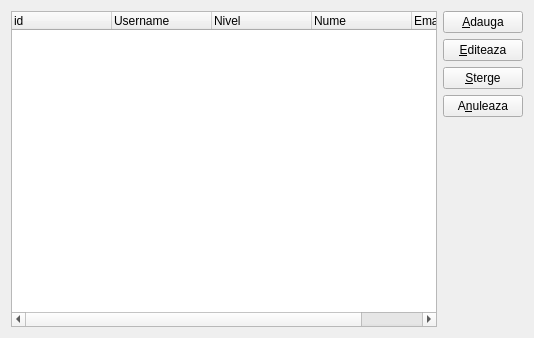
<?xml version="1.0" encoding="UTF-8"?>
<ui version="4.0">
 <class>Users</class>
 <widget class="QDialog" name="Users">
  <property name="geometry">
   <rect>
    <x>0</x>
    <y>0</y>
    <width>534</width>
    <height>338</height>
   </rect>
  </property>
  <property name="windowTitle">
   <string>Useri</string>
  </property>
  <property name="windowIcon">
   <iconset resource="../resources.qrc">
    <normaloff>:/user</normaloff>:/user</iconset>
  </property>
  <layout class="QHBoxLayout" name="horizontalLayout">
   <item>
    <widget class="QTreeWidget" name="usersWidget">
     <property name="enabled">
      <bool>true</bool>
     </property>
     <column>
      <property name="text">
       <string>id</string>
      </property>
     </column>
     <column>
      <property name="text">
       <string>Username</string>
      </property>
     </column>
     <column>
      <property name="text">
       <string>Nivel</string>
      </property>
     </column>
     <column>
      <property name="text">
       <string>Nume</string>
      </property>
     </column>
     <column>
      <property name="text">
       <string>Email</string>
      </property>
     </column>
    </widget>
   </item>
   <item>
    <layout class="QVBoxLayout" name="verticalLayout">
     <item>
      <widget class="QPushButton" name="addButton">
       <property name="focusPolicy">
        <enum>Qt::NoFocus</enum>
       </property>
       <property name="text">
        <string>&amp;Adauga</string>
       </property>
       <property name="icon">
        <iconset resource="../resources.qrc">
         <normaloff>:/user</normaloff>:/user</iconset>
       </property>
      </widget>
     </item>
     <item>
      <widget class="QPushButton" name="editButton">
       <property name="focusPolicy">
        <enum>Qt::NoFocus</enum>
       </property>
       <property name="text">
        <string>&amp;Editeaza</string>
       </property>
       <property name="icon">
        <iconset resource="../resources.qrc">
         <normaloff>:/edit</normaloff>:/edit</iconset>
       </property>
      </widget>
     </item>
     <item>
      <widget class="QPushButton" name="deleteButton">
       <property name="focusPolicy">
        <enum>Qt::NoFocus</enum>
       </property>
       <property name="text">
        <string>&amp;Sterge</string>
       </property>
       <property name="icon">
        <iconset resource="../resources.qrc">
         <normaloff>:/quit</normaloff>:/quit</iconset>
       </property>
      </widget>
     </item>
     <item>
      <widget class="QPushButton" name="cancelButton">
       <property name="focusPolicy">
        <enum>Qt::NoFocus</enum>
       </property>
       <property name="text">
        <string>A&amp;nuleaza</string>
       </property>
       <property name="icon">
        <iconset resource="../resources.qrc">
         <normaloff>:/cancel</normaloff>:/cancel</iconset>
       </property>
      </widget>
     </item>
     <item>
      <widget class="QLabel" name="loadingLabel">
       <property name="text">
        <string/>
       </property>
       <property name="alignment">
        <set>Qt::AlignCenter</set>
       </property>
      </widget>
     </item>
     <item>
      <spacer name="verticalSpacer">
       <property name="orientation">
        <enum>Qt::Vertical</enum>
       </property>
       <property name="sizeHint" stdset="0">
        <size>
         <width>20</width>
         <height>40</height>
        </size>
       </property>
      </spacer>
     </item>
    </layout>
   </item>
  </layout>
 </widget>
 <tabstops>
  <tabstop>usersWidget</tabstop>
 </tabstops>
 <resources>
  <include location="../resources.qrc"/>
 </resources>
 <connections>
  <connection>
   <sender>cancelButton</sender>
   <signal>clicked()</signal>
   <receiver>Users</receiver>
   <slot>reject()</slot>
   <hints>
    <hint type="sourcelabel">
     <x>498</x>
     <y>133</y>
    </hint>
    <hint type="destinationlabel">
     <x>487</x>
     <y>204</y>
    </hint>
   </hints>
  </connection>
 </connections>
</ui>
